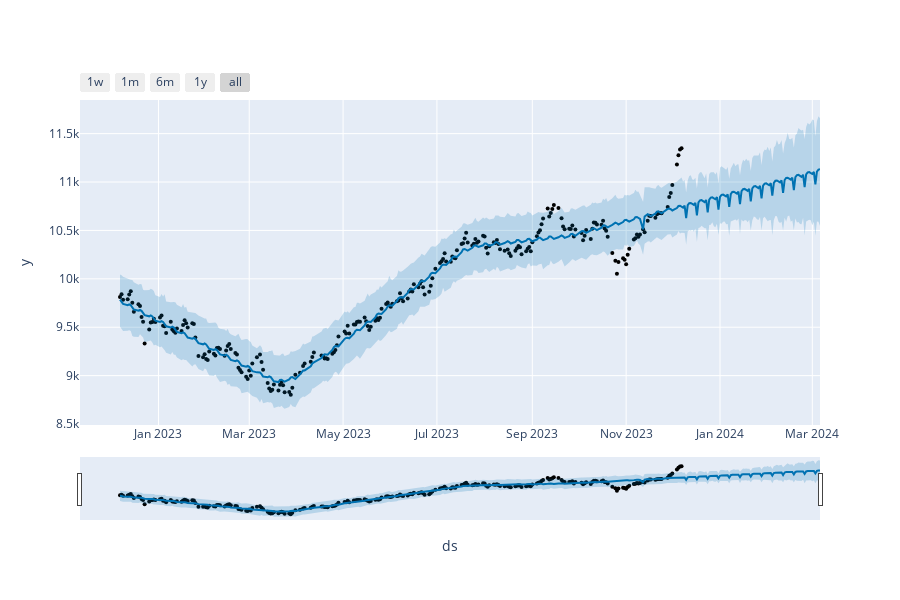

The code cell stored with this chart in its notebook:
### Code cell
from prophet.plot import plot_plotly, plot_components_plotly

plot_plotly(m, forecast)

### Figure 1 — Plotly figure (JSON) as saved in the notebook; plotly's stock layout.template omitted (floating-point values rounded to 4 significant figures; data arrays with more than 128 entries replaced by an {"elided": "..."} marker saying what was removed)
{"data": [{"marker": {"color": "black", "size": 4}, "mode": "markers", "name": "Actual", "type": "scatter", "x": {"elided": "248 str values"}, "y": {"elided": "248 float values"}}, {"hoverinfo": "skip", "line": {"width": 0}, "mode": "lines", "type": "scatter", "x": {"elided": "338 str values"}, "y": {"elided": "338 float values"}}, {"fill": "tonexty", "fillcolor": "rgba(0, 114, 178, 0.2)", "line": {"color": "#0072B2", "width": 2}, "mode": "lines", "name": "Predicted", "type": "scatter", "x": {"elided": "338 str values"}, "y": {"elided": "338 float values"}}, {"fill": "tonexty", "fillcolor": "rgba(0, 114, 178, 0.2)", "hoverinfo": "skip", "line": {"width": 0}, "mode": "lines", "type": "scatter", "x": {"elided": "338 str values"}, "y": {"elided": "338 float values"}}], "layout": {"height": 600, "showlegend": false, "width": 900, "xaxis": {"rangeselector": {"buttons": [{"count": 7, "label": "1w", "step": "day", "stepmode": "backward"}, {"count": 1, "label": "1m", "step": "month", "stepmode": "backward"}, {"count": 6, "label": "6m", "step": "month", "stepmode": "backward"}, {"count": 1, "label": "1y", "step": "year", "stepmode": "backward"}, {"step": "all"}]}, "rangeslider": {"visible": true}, "title": {"text": "ds"}, "type": "date"}, "yaxis": {"title": {"text": "y"}}}}
